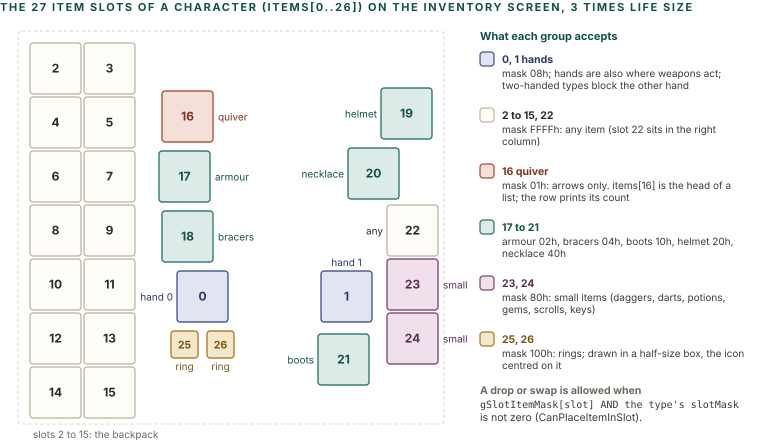

The script that saved this image:
import sys; sys.path.insert(0, '.')
from figlib import *

# gInvSlotX (ds:17CE), gInvSlotY (ds:1804), gInvSlotKind (ds:3875), gSlotItemMask (ds:1C8D): screen positions in the
# 320 x 200 inventory screen, drawn at 3x.
X = [230, 278, 181, 199, 181, 199, 181, 199, 181, 199, 181, 199, 181, 199, 181, 199, 225, 224, 225, 298, 287, 277, 300, 300, 300, 228, 240]
Y = [116, 116, 40, 40, 58, 58, 76, 76, 94, 94, 112, 112, 130, 130, 148, 148, 56, 76, 96, 55, 75, 137, 94, 112, 130, 136, 136]
KIND = [0] * 16 + [1] + [0] * 8 + [2, 2]
MASK = [0x8, 0x8] + [0xFFFF] * 14 + [0x1, 0x2, 0x4, 0x20, 0x40, 0x10, 0xFFFF, 0x80, 0x80, 0x100, 0x100]
S = 3.0
OX, OY = 14 - 176 * S + 176 * S - 176 * S + 176 * S, 0  # placeholder, replaced below
OX = 6 - 172 * S
OY = 28 - 34 * S

def sx(x):
    return OX + x * S

def sy(y):
    return OY + y * S

def group(i):
    if i < 2:
        return "navy"
    if i < 16 or i == 22:
        return "paper"
    if i == 16:
        return "red"
    if i in (17, 18, 19, 21):
        return "teal"
    if i == 20:
        return "teal"
    if i in (23, 24):
        return "plum"
    return "ochre"

c = Canvas(760, 440)
c.section(0, 11, "The 27 item slots of a character (items[0..26]) on the inventory screen, 3 times life size")
# screen region
c.rect(sx(176), sy(35), (318 - 176) * S, (166 - 35) * S, fill="none", stroke=RULE, sw=1, rx=4, dash="3 3")
names = {0: "right hand", 1: "left hand", 16: "quiver", 17: "armour", 18: "bracers", 19: "helmet", 20: "necklace", 21: "boots", 22: "any", 23: "small", 24: "small", 25: "ring", 26: "ring"}
for i in range(27):
    k = KIND[i]
    size = 8 if k == 2 else 16
    x, y = sx(X[i] - 1), sy(Y[i] - 1)
    w = (size + 1) * S
    tc, sc, fc = PAL[group(i)]
    c.rect(x, y, w, w, fill=fc, stroke=sc, sw=1.3, rx=3)
    c.text(x + w / 2, y + w / 2 + 4, str(i), size=12 if k != 2 else 10.5, weight=700, color=tc, anchor="middle")
    if i in names:
        nm = names[i]
        if i == 0:
            c.text(x - 4, y + w / 2 + 4, "hand 0", size=10, color=tc, anchor="end")
        elif i == 1:
            c.text(x + w / 2, y - 5, "hand 1", size=10, color=tc, anchor="middle")
        elif i in (23, 24):
            c.text(x + w + 5, y + w / 2 + 4, nm, size=10, color=tc)
        elif i in (19, 20, 22):
            c.text(x - 4, y + w / 2 + 4, nm, size=10, color=tc, anchor="end")
        elif i in (25, 26):
            c.text(x + w / 2, y + w + 12, nm, size=10, color=tc, anchor="middle")
        elif i == 21:
            c.text(x - 4, y + w / 2 + 4, nm, size=10, color=tc, anchor="end")
        else:
            c.text(x + w + 5, y + w / 2 + 4, nm, size=10, color=tc)
c.text(sx(181), sy(166) + 14, "slots 2 to 15: the backpack", size=10, color=MUTED)

# ---- right: legend of the rules ----
RX = 480
c.text(RX, 40, "What each group accepts", size=11, weight=700, color=PAL["teal"][0])
rules = [
    ("navy", "0, 1 hands", "mask 08h; hands are also where weapons act; two-handed types block the other hand"),
    ("paper", "2 to 15, 22", "mask FFFFh: any item (slot 22 sits in the right column)"),
    ("red", "16 quiver", "mask 01h: arrows only. items[16] is the head of a list; the row prints its count"),
    ("teal", "17 to 21", "armour 02h, bracers 04h, boots 10h, helmet 20h, necklace 40h"),
    ("plum", "23, 24", "mask 80h: small items (daggers, darts, potions, gems, scrolls, keys)"),
    ("ochre", "25, 26", "mask 100h: rings; drawn in a half-size box, the icon centred on it"),
]
y = 52
for k, t, d in rules:
    tc, sc, fc = PAL[k]
    c.rect(RX, y, 14, 14, fill=fc, stroke=sc, sw=1.2, rx=3)
    c.text(RX + 22, y + 11, t, size=10.5, weight=700, color=tc)
    for l in wrap(d, 250, 10):
        c.text(RX + 22, y + 25, l, size=10, color=INK2)
        y += 12
    y += 32
c.text(RX, y + 6, "A drop or swap is allowed when", size=10.5, weight=700, color=MUTED)
c.text(RX, y + 20, "gSlotItemMask[slot] AND the type's slotMask", size=10, color=INK2, mono=True)
c.text(RX, y + 33, "is not zero (CanPlaceItemInSlot).", size=10.5, color=INK2)
c.save("figs/chr_slots.svg")
